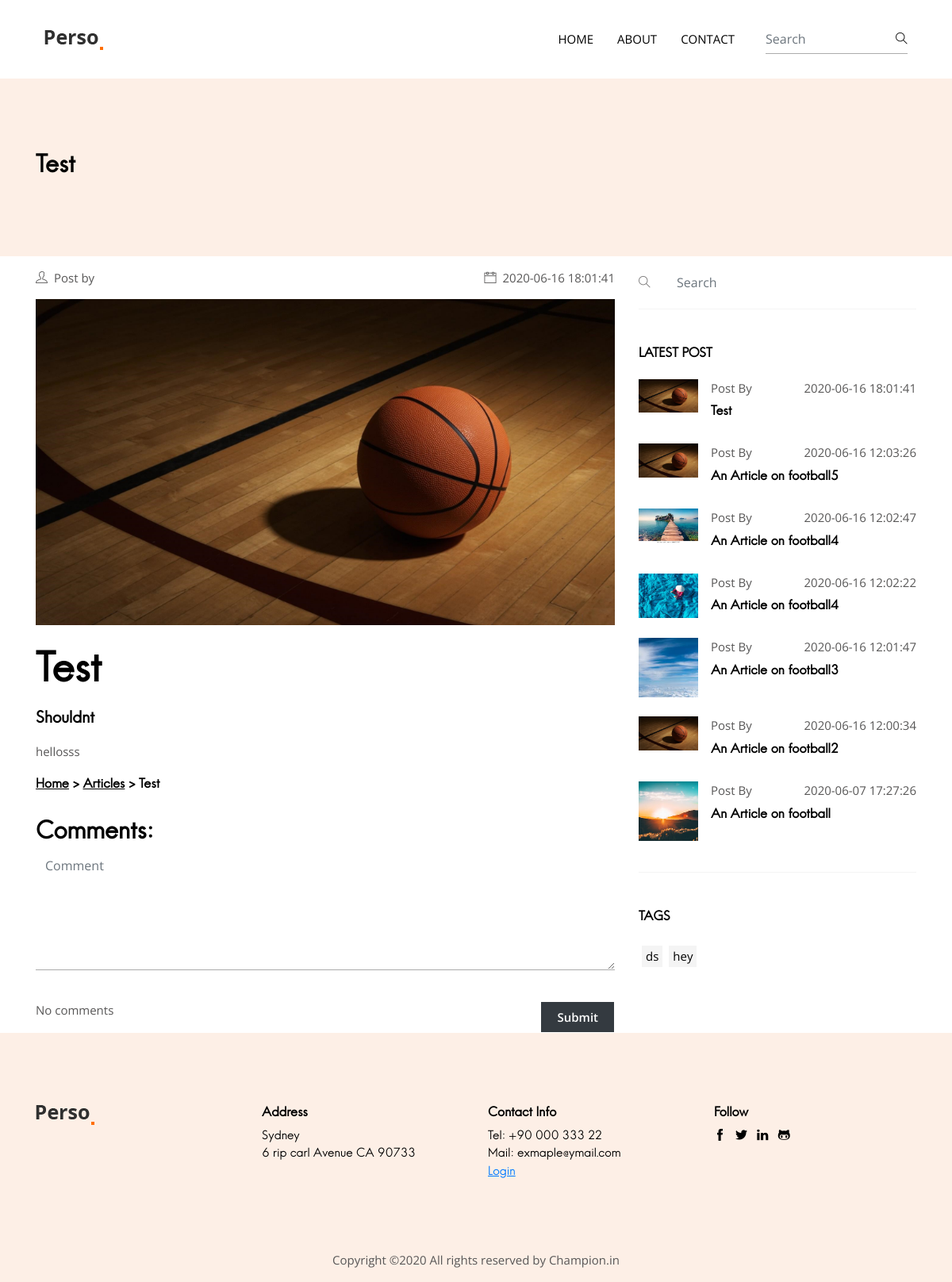
Page /content.php?id=40 on the earlier database version.
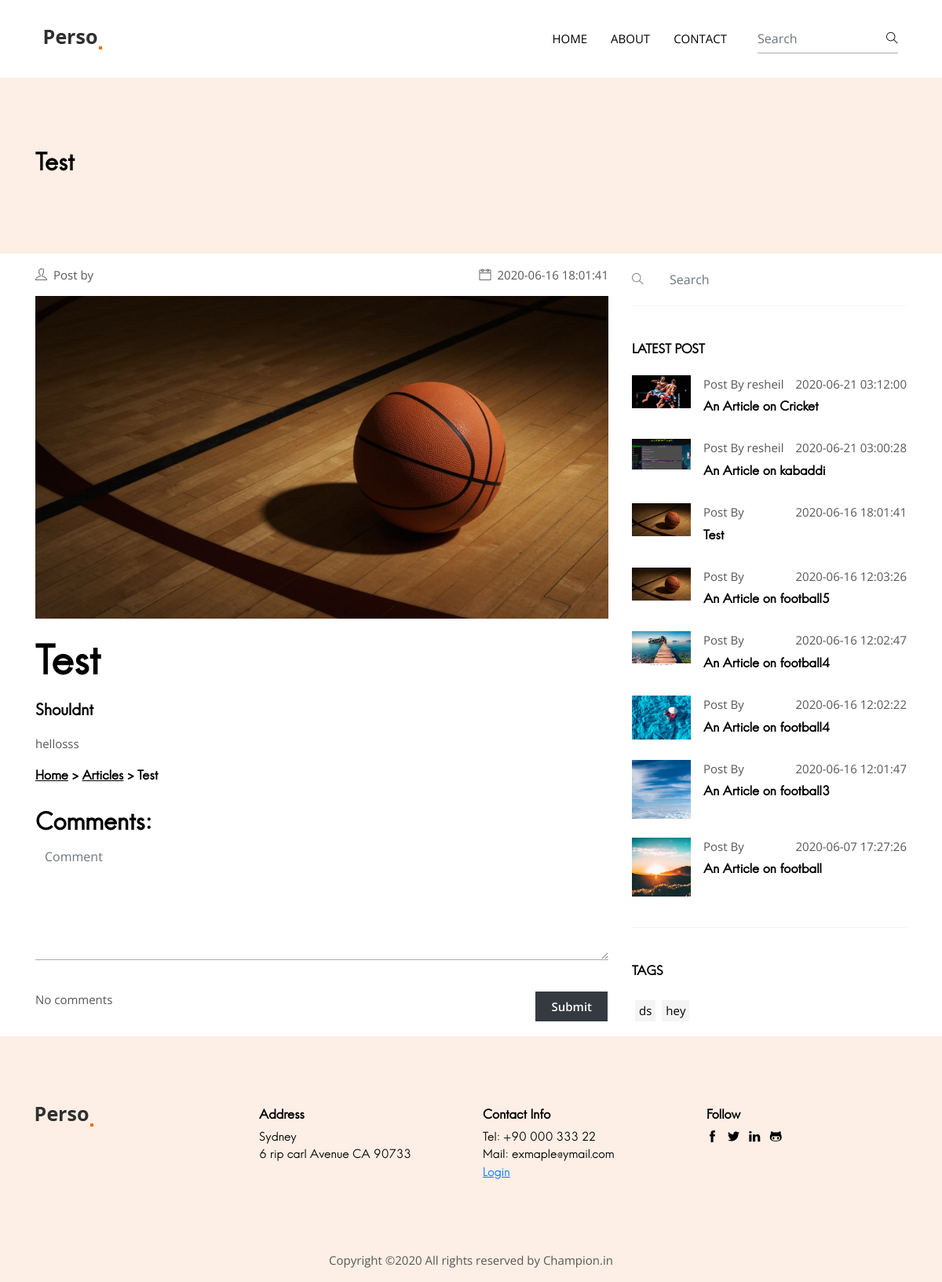
Same page on the later database version.
### tables this page shows
CREATE TABLE `articles` (
  `article_id` int(255) NOT NULL,
  `article_creator` varchar(255) NOT NULL,
  `article_name` varchar(255) NOT NULL,
  `article_summary` varchar(550) NOT NULL,
  `article_key` varchar(255) NOT NULL,
  `article_content` blob NOT NULL,
  `article_category` int(255) NOT NULL,
  `article_create` datetime NOT NULL,
  `article_image` varchar(255) NOT NULL,
  `article_unique_key` varchar(10) NOT NULL,
  `article_block` int(1) NOT NULL
);

### content.php (the view, shortened to what this page needs)
<?php
include 'config.php';
?>
<?php include 'header.php'; ?>
<section class="section bg-secondary">
  <div class="container">
    <div class="row">
      <div class="col-lg-12">
	  <?php
	  $sql2 = "SELECT article_name FROM articles WHERE article_id = '$_GET[id]'";
	  $result2 = $db->query($sql2);
	  while($ro = $result2->fetch_assoc())
	  {
 	  echo"
        <h4>$ro[article_name]</h4>";
	  }
		?>
      </div>
    </div>
  </div>
</section>
<section>
  <div class="container">
    <div class="row">
	<?php
$sql = "SELECT * FROM articles INNER JOIN category ON article_category = cat_id WHERE article_id = $_GET[id]";
$result = $db->query($sql);
while($row = $result->fetch_assoc())
{
	if($row['article_block'] == 1)
	{
		header("Location:index.php?page=1");
	}
	else
	{
   echo"   <div class='col-lg-8'>
        <ul class='list-inline d-flex justify-content-between py-3'>
          <li class='list-inline-item'><i class='ti-user mr-2'></i>Post by $row[article_creator]</li>
          <li class='list-inline-item'><i class='ti-calendar mr-2'></i>$row[article_create]</li>
        </ul>
        <img src='Profilepics/Articles/$row[article_unique_key]/$row[article_image]' alt='post-thumb' class='w-100 img-fluid mb-4'>
        <div class='content'>
		<h2 class='p'>$row[article_name]</h2>
         <h5 class='p'>$row[article_summary]</h5>
          <p>$row[article_content]</p>
          </div>
		  <h6 class='pb-4'><a href='index.php?page=1' style='text-decoration:underline;color:black'>Home</a> > <a href='articles.php?id=$row[article_category]&page=1' style='text-decoration:underline;color:black'>Articles</a> > $row[article_name] </h6>
   <h4>Comments:</h4>";
   $sql4 = "SELECT * FROM comments WHERE comment_article = $_GET[id] ORDER BY comment_create DESC";
  $result4=$db->query($sql4);
  echo " <form name='com' method='post' id='comments'>
                      <textarea class='form-control' name='com_desc' rows='4' cols='155' id='cdesc' placeholder='Comment'></textarea>
					  <br>
					  <p class='err' id='error'></p>
					  <button type='submit' id='cbtn' class='btn btn-dark btn-lg float-right' name='newcom' >Submit</button>
					  </form>";
   if($result4->num_rows == 0)
  {
	  echo "No comments";
  }
  echo"</div>
      <div class='col-lg-4'>
        <div class='widget search-box'>
          <i class='ti-search'></i>
          <input type='search' id='search-post' class='form-control border-0 pl-5' name='search-post'
            placeholder='Search'>
        </div>
        <div class='widget'>
          <h6 class='mb-4'>LATEST POST</h6>";
		  $sql2="SELECT * FROM articles ORDER BY article_create DESC LIMIT 8";
  $res=$db->query($sql2);
  while($row3=$res->fetch_assoc())
  {
		  echo"
          <div class='media mb-4'>
            <div class='post-thumb-sm mr-3'>
              <img class='img-fluid' src='Profilepics/Articles/$row3[article_unique_key]/$row3[article_image]' alt='post-thumb'>
            </div>
            <div class='media-body'>
              <ul class='list-inline d-flex justify-content-between mb-2'>
                <li class='list-inline-item'>Post By $row3[article_creator]</li>
                <li class='list-inline-item'>$row3[article_create]</li>
              </ul>
              <h6>";
			  if($row3['article_block'] == 0)
			  {
			   echo"<a class='text-dark' href='content.php?id=$row3[article_id]'>$row3[article_name]</a>";
			  }
			  else
			  {
				  echo"<a class='text-dark' href='#' onclick='Blockalert()'>$row3[article_name]</a>";
			  }
		echo" </h6>
            </div>
          </div>";
  }
        echo"
        </div>
        <div class='widget'>
          <h6 class='mb-4'>TAGS</h6>
          <ul class='list-inline tag-list'>";
		  $keys = explode(",",$row['article_key']);
		  foreach($keys as $key)
		  {
		       echo "<li class='list-inline-item m-1'><a href='#'>$key</a></li>";
		  }
        echo"  </ul>
        </div>
        ";
    }
}
?>
    </div>
  </div>
</section>
<?php include 'footer.php'; ?>

### header.php (shortened to what this page needs)
<!DOCTYPE html>
<html lang="zxx">
<head>
  <link rel="stylesheet" href="plugins/bootstrap/bootstrap.min.css">
  <link rel="stylesheet" href="plugins/slick/slick.css">
  <link rel="stylesheet" href="plugins/themify-icons/themify-icons.css">
  <link href="css/style.css" rel="stylesheet">
</head>
<body>
<header class="navigation">
  <nav class="navbar navbar-expand-lg navbar-light">
    <a class="navbar-brand" href="index.php?page=1"><img class="img-fluid" src="images/logo.png" alt="parsa"></a>
   <div class='collapse navbar-collapse text-center' id='navogation'>
      <ul class='navbar-nav ml-auto'>
        <li class='nav-item dropdown'>
          <a class='nav-link text-uppercase text-dark' href='index.php?page=1'>
            Home
          </a>
        </li>
		<?php
		 if(!isset($_SESSION['loggedin']) || $_SESSION['loggedin'] !== true)
      {
        echo"
        <li class='nav-item'>
          <a class='nav-link text-uppercase text-dark' href='about.php'>About</a>
        </li>
        <li class='nav-item'>
          <a class='nav-link text-uppercase text-dark' href='contact.php'>Contact</a>
        </li>
      </ul>";
	  }
	  ?>
      <form class='form-inline position-relative ml-lg-4'>
        <input class='form-control px-0 w-100' type='search' placeholder='Search'>
        <a href='search.html' class='search-icon'><i class='ti-search text-dark'></i></a>
      </form>
    </div>
  </nav>
</header>

### footer.php (shortened to what this page needs)
<footer class="bg-secondary">
  <div class="section">
    <div class="container">
      <div class="row">
        <div class="col-md-3 col-sm-6 mb-4 mb-md-0">
          <a href="index.html"><img src="images/logo.png" alt="persa" class="img-fluid"></a>
        </div>
        <div class="col-md-3 col-sm-6 mb-4 mb-md-0">
          <h6>Address</h6>
          <ul class="list-unstyled">
            <li class="font-secondary text-dark">Sydney</li>
            <li class="font-secondary text-dark">6 rip carl Avenue CA 90733</li>
          </ul>
        </div>
        <div class="col-md-3 col-sm-6 mb-4 mb-md-0">
          <h6>Contact Info</h6>
          <ul class="list-unstyled">
            <li class="font-secondary text-dark">Tel: +90 000 333 22</li>
            <li class="font-secondary text-dark">Mail: exmaple@ymail.com</li>
			<li class="font-secondary text-dark">
			<?php
			if(!isset($_SESSION['loggedin']) || $_SESSION['loggedin'] !== true)
			{
			 echo"<a href='login.php' style='text-decoration:underline'>Login</a>";
			}
			else
			{
				echo"<a href='logout.php' style='text-decoration:underline'>Logout</a>";
			}
			?>
			</li>
          </ul>
        </div>
        <div class="col-md-3 col-sm-6 mb-4 mb-md-0">
          <h6>Follow</h6>
          <ul class="list-inline d-inline-block">
            <li class="list-inline-item"><a href="#" class="text-dark"><i class="ti-facebook"></i></a></li>
            <li class="list-inline-item"><a href="#" class="text-dark"><i class="ti-twitter-alt"></i></a></li>
            <li class="list-inline-item"><a href="#" class="text-dark"><i class="ti-linkedin"></i></a></li>
            <li class="list-inline-item"><a href="#" class="text-dark"><i class="ti-github"></i></a></li>
          </ul>
        </div>
      </div>
    </div>
  </div>
  <div class="text-center pb-3">
    <p class="mb-0">Copyright © All rights reserved by Champion.in</p>
  </div>
</footer>
</body>
</html>

### css/style.css (style rules this page uses)
body { line-height: 1.5; font-family: "Open Sans", sans-serif; -webkit-font-smoothing: antialiased; font-size: 15px; color: #585757; }
p, .paragraph { font-weight: 400; font-size: 15px; line-height: 1.5; font-family: "Open Sans", sans-serif; }
h1, h2, h3, h4, h5, h6 { color: #000000; font-family: "hanskendrick"; font-weight: 600; line-height: 1.2; }
h2, .h2 { font-size: 50px; }
h4, .h4 { font-size: 30px; }
h5, .h5 { font-size: 20px; }
h6, .h6 { font-size: 16px; }
.btn { font-size: 15px; font-family: "Open Sans", sans-serif; text-transform: capitalize; padding: 8px 20px; border-radius: 0; font-weight: 600; border: 1px solid; position: relative; z-index: 1; transition: .2s ease; }
body { background-color: #fff; overflow-x: hidden; }
ol, ul { list-style-type: none; margin: 0px; }
img { vertical-align: middle; border: 0; }
a, a:hover, a:focus { text-decoration: none; }
a, button, select { cursor: pointer; transition: .2s ease; }
.section { padding-top: 90px; padding-bottom: 90px; }
.bg-secondary { background: #fdefe6 !important; }
.text-dark { color: #000000 !important; }
.font-secondary { font-family: "hanskendrick" !important; }
.form-control { border: 0; border-bottom: 1px solid #ababab; border-radius: 0; }
textarea.form-control { height: 150px; }
.navigation { z-index: 9; }
.headroom { position: -webkit-sticky; position: sticky; top: 0; left: 0; right: 0; transition: all .4s ease-in-out; padding: 10px 40px; background-color: #fff; }
.navbar .nav-item .nav-link { padding: 20px 15px; }
.search-icon { border: 0; background: transparent; position: absolute; right: 0; top: 50%; -webkit-transform: translateY(-50%); transform: translateY(-50%); }
.content * { margin-bottom: 20px; }
.widget { padding: 15px 0; }
.widget:not(:last-child) { margin-bottom: 30px; border-bottom: 1px solid #f4f4f4; }
.search-box { position: relative; }
.search-box i { position: absolute; left: 0; top: 25px; color: #767575; }
.post-thumb-sm { max-width: 75px; max-height: 75px; overflow: hidden; }
.tag-list li a { display: block; background: #f4f4f4; padding: 2px 5px; color: #000000; }

### header.php (style rules this page uses)
a { text-decoration:none; }

Differences in the rows shown:
removed articles: article_unique_key+article_image (placeholder picture), article_create "2020-06-16 12:00:34", article_name "An Article on football2", shown under "2020-06-16 18:01:41"
added articles: article_unique_key+article_image (placeholder picture), article_creator "resheil", article_create "2020-06-21 03:12:00", article_name "An Article on Cricket", shown under "2020-06-16 18:01:41"
added articles: article_unique_key+article_image (placeholder picture), article_creator "resheil", article_create "2020-06-21 03:00:28", article_name "An Article on kabaddi", shown under "2020-06-16 18:01:41"
